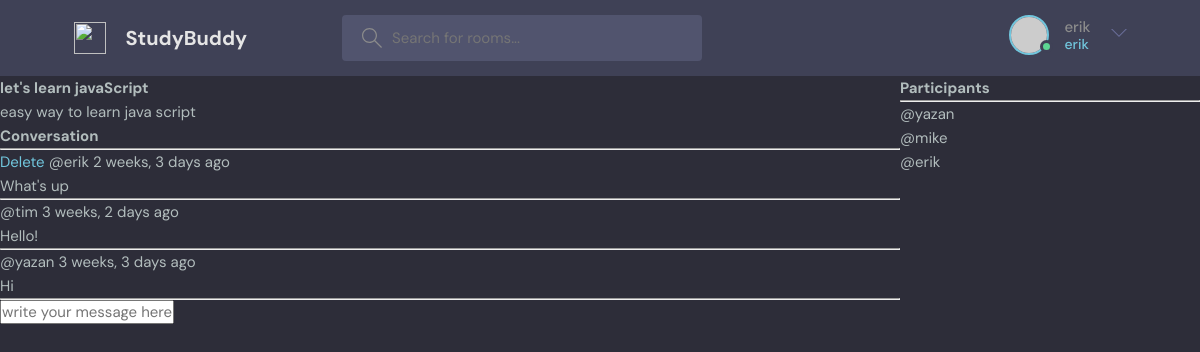
/room/1/ (signed in), run on the app's committed database.
### base/models.py (models this page shows, shortened)
class Room(models.Model):
    host =  models.ForeignKey(User, on_delete=models.SET_NULL, null=True)
    topic = models.ForeignKey(Topic, on_delete=models.SET_NULL, null=True)
    name = models.CharField(max_length=200)
    description = models.TextField(null=True, blank=True)
    participants = models.ManyToManyField(User, related_name='participants', blank=True)
    updated = models.DateField(auto_now=True)
    created = models.DateTimeField(auto_now_add=True)
    class Meta:
        ordering = ['-updated', '-created']

class Message (models.Model):
    user = models.ForeignKey(User, on_delete=models.CASCADE)
    room = models.ForeignKey(Room, on_delete=models.CASCADE)
    body = models.TextField()
    updated = models.DateField(auto_now=True)
    created = models.DateTimeField(auto_now_add=True)
    class Meta:
        ordering = ['-updated', '-created']

### base/views.py (the view, shortened to what this page needs)
# urls.py: path('room/<str:pk>/', views.room, name='room'),
def room(request, pk):
    room = Room.objects.get(id=pk)
    room_messages = room.message_set.all()
    participants = room.participants.all()
    context = {'room': room, 'room_messages': room_messages, 'participants': participants}
    return render(request, 'base/room.html', context)

### base/templates/base/room.html (shortened to what this page needs)
{% extends 'main.html' %}
{% block content %}
<div class="room-container">
  <div>
<h1>{{room.name}}</h1>
<p>{{room.description}}</p>
<div class="comment-wrapper">
     <h3>Conversation</h3>
     <hr>
     {% for message in room_messages %}
       <div>
         {% if request.user == message.user %}
         <a href="{% url 'delete-message' message.id%}">Delete</a>
         {% endif %}
         <small>@{{message.user}}  {{message.created |timesince}} ago</small>
         <p>{{message.body}}</p>
         <hr>
       </div>
     {% endfor %}
</div>
{% if request.user.is_authenticated %}
<div class="comment-form">
    <form method="POST" action="">
        <input type="text" name="body" placeholder="write your message here ..."/>
    </form>
</div>
{% endif %}
  </div>
  <div>
    <h3>Participants</h3>
    <hr>
    {% for user in participants %}
    <div>
      <p>@{{ user.username }}</p>
    </div>
  {% endfor %}
  </div>
</div>
{% endblock %}

### templates/navbar.html (shortened to what this page needs)
<header class="header header--loggedIn">
    <div class="container">
      <a href="{% url 'home' %}" class="header__logo">
        <img src="assets/logo.svg" />
        <h1>StudyBuddy</h1>
      </a>
      <form class="header__search" method="GET" action="{% url 'home'%}">
        <label>
          <input name= "q" placeholder="Search for rooms..." />
        </label>
      </form>
      <nav class="header__menu">
        {% if request.user.is_authenticated %}
        <div class="header__user">
          <a href="profile.html">
            <div class="avatar avatar--medium active">
              <img src="https://randomuser.me/api/portraits/men/37.jpg" />
            </div>
            <p>{{request.user.username}} <span>{{request.user.username}}</span></p>
          </a>
          <button class="dropdown-button">
            <svg version="1.1" xmlns="http://www.w3.org/2000/svg" width="32" height="32" viewBox="0 0 32 32">
              <title>chevron-down</title>
              <path d="M16 21l-13-13h-3l16 16 16-16h-3l-13 13z"></path>
            </svg>
          </button>
        </div>
        {% else %}
        <a href="{% url 'login' %}">
          <img src="./assets/avatar.svg" />
          <p>Login</p>
        </a>
        {% endif %}
      </nav>
    </div>
  </header>

### static/styles/style.css (style rules this page uses)
:root { --color-main: #71c6dd; --color-main-light: #e1f6fb; --color-dark: #3f4156; --color-dark-medium: #51546e; --color-dark-light: #696d97; --color-light: #e5e5e5; --color-gray: #8b8b8b; --color-light-gray: #b2bdbd; --color-bg: #2d2d39; --color-success: #5dd693; --color-error: #fc4b0b; }
* { font-family: "DM Sans", -apple-system, BlinkMacSystemFont, "Segoe UI", Roboto, Oxygen, Ubuntu, Cantarell, "Open Sans", "Helvetica Neue", sans-serif; margin: 0; padding: 0; box-sizing: border-box; text-rendering: optimizeLegibility; font-size: inherit; }
html { font-size: 56.25%; }
@media only screen and (min-width: 1200px) { html { font-size: 62.5%; } }
body { line-height: 1.6; font-weight: 400; font-size: 1.5rem; color: var(--color-light-gray); background-color: var(--color-bg); min-height: 100vh; }
img { width: 100%; }
a { display: inline-block; color: var(--color-main); text-decoration: none; }
.container { max-width: 120rem; width: 90%; margin: auto; }
.avatar { position: relative; display: inline-block; border-radius: 50%; border: 2px solid var(--color-main); }
.avatar img { display: block; border-radius: 50%; object-fit: cover; object-position: center; }
.avatar::after { content: ""; display: block; position: absolute; background-color: var(--color-gray); z-index: 111; border-radius: 50%; border: 0.3rem solid var(--color-dark); }
.avatar.active::after { background-color: var(--color-success); }
.avatar.avatar--medium img { width: 3.6rem; height: 3.6rem; border-radius: 50%; }
.avatar.avatar--medium:after { width: 0.7rem; height: 0.7rem; bottom: 0px; right: -6px; }
.header { padding: 1.5rem; background-color: var(--color-dark); }
.header > .container { display: flex; gap: 9.5rem; }
.header__logo, .header__user { display: flex; gap: 2rem; align-items: center; }
.header__logo > img { height: 3.2rem; width: 3.2rem; }
.header__logo > h1 { font-weight: 700; font-size: 2rem; color: var(--color-light); }
.header__search > label { background-color: var(--color-dark-medium); padding: 1.3rem 1rem; display: flex; align-items: center; gap: 1rem; border-radius: 4px; }
.header__search svg { fill: var(--color-gray); width: 2rem; height: 2rem; margin-left: 1rem; }
.header__search input { width: 30rem; background: transparent; border: none; outline: none; color: var(--color-light); }
.header__menu { margin-left: auto; position: relative; }
.header__menu a { display: flex; gap: 1.5rem; align-items: center; font-weight: 500; text-decoration: none; color: var(--color-gray); }
.header__menu img { height: 3.6rem; }
.header__menu p { line-height: 1.2; }
.header__menu span { color: var(--color-main); font-weight: 500; font-size: 1.4rem; display: block; }
.header__menu svg { width: 1.6rem; height: 1.6rem; fill: var(--color-dark-light); }
.dropdown-button { background: transparent; border: 0; outline: 0; cursor: pointer; }

### base/templates/base/room.html (style rules this page uses)
.room-container { display: grid; grid-template-columns: 3fr 1fr; }

### data on the page
Room: name "let's learn javaScript", description "easy way to learn java script"
Message: shows "Delete", user "erik", created "2 weeks, 3 days", body "What's up"
Message: user "tim", created "3 weeks, 2 days", body "Hello!"
Message: user "yazan", created "3 weeks, 3 days", body "Hi"

### other printed values
{{ request.user.username }} "erik"
{{ user.username }} "yazan"
{{ user.username }} "mike"
{{ user.username }} "erik"
